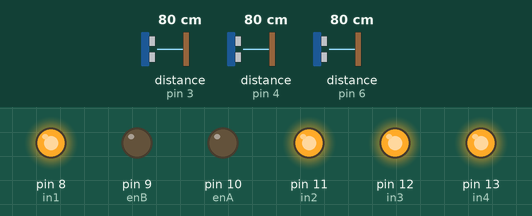
Recording of a sketch running on a simulated Arduino Uno, built with avr-gcc and run on an emulated ATmega328P. Shown: output pins drawn as LEDs (lit = HIGH). Wiring (inferred from the names in the program): 3 × ultrasonic range finder: trigger pin 2, echo pin 3 / trigger pin 5, echo pin 4 / trigger pin 7, echo pin 6. Dashed ring = blinking. The inputs (shaded band) are chosen by the test bench; at power-on: distance to the obstacle (sensors on pin 6, pin 3, pin 4) 80 cm. The echo pulse lasts 58.3 µs per cm; pins used as bus, display or sensor lines are not drawn; what the sketch prints to the serial monitor is not drawn.

Above: at 2.6 s.
2.7 s: distance to the obstacle (sensor on pin 6) set to 22 cm
6.2 s: distance to the obstacle (sensor on pin 6) set to 19 cm
At 8.5 s:
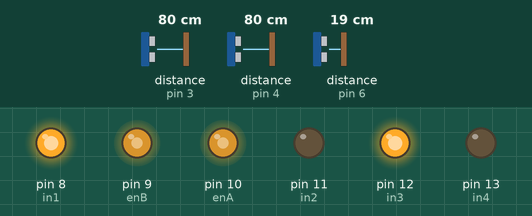
9.7 s: distance to the obstacle (sensor on pin 3) set to 5 cm
12.2 s: distance to the obstacle (sensor on pin 3) set to 2 cm
At 13.56 s:
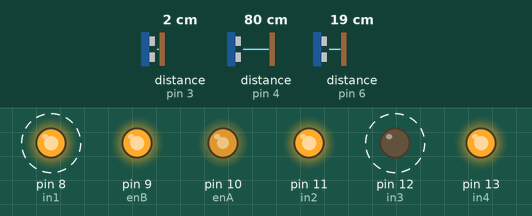
15.8 s: distance to the obstacle (sensor on pin 3) set to 4 cm
At 17.3 s:
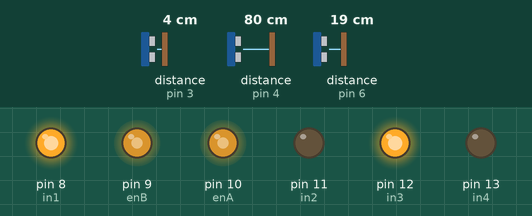
18.3 s: distance to the obstacle (sensor on pin 6) set to 35 cm
At 19.33 s:
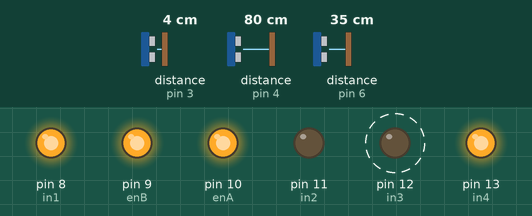
Timing chart, 0 to 22.8 s (numbered marks = the images above; inputs shaded):
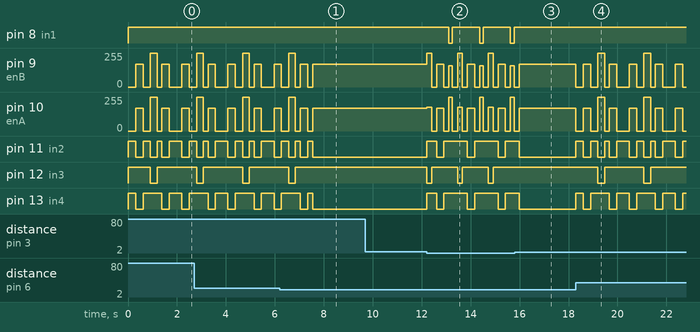

The sketch:

mazerunner.ino
```cpp
int trigL = 7;
int echoL = 6;
int trigF = 5;
int echoF = 4;
int trigR = 2;
int echoR = 3;
int enA = 10;
int in1 = 8;
int in2 = 11;
int enB = 9;
int in3 = 12;
int in4 = 13;
int timeF,timeR,timeL;
int F,R,L;
bool Turning = false;
void setup() {
  // put your setup code here, to run once:
    Serial.begin(9600);
    pinMode(trigF,OUTPUT);
    pinMode(echoF,INPUT);
    pinMode(trigR,OUTPUT);
    pinMode(echoR,INPUT);
    pinMode(trigL,OUTPUT);
    pinMode(echoL,INPUT);
    pinMode(enA,OUTPUT);
    pinMode(in1,OUTPUT);
    pinMode(in2,OUTPUT);
    pinMode(enB,OUTPUT);
    pinMode(in3,OUTPUT);
    pinMode(in4,OUTPUT);
}
void forward() {
      analogWrite(enA,170);
      digitalWrite(in1,1);
      digitalWrite(in2,0);
      analogWrite(enB,170);
      digitalWrite(in3,1);
      digitalWrite(in4,0);
}
void turnleft() {
      analogWrite(enA,255);
      digitalWrite(in1,1);
      digitalWrite(in2,0);
      analogWrite(enB,255);
      digitalWrite(in3,0);
      digitalWrite(in4,1);
}
void turnright() {
      analogWrite(enA,255);
      digitalWrite(in1,0);
      digitalWrite(in2,1);
      analogWrite(enB,255);
      digitalWrite(in3,1);
      digitalWrite(in4,0);
}
void rightfix() {
      analogWrite(enA,180);
      digitalWrite(in1,1);
      digitalWrite(in2,1);
      analogWrite(enB,255);
      digitalWrite(in3,0);
      digitalWrite(in4,1);
}
void leftfix() {
      analogWrite(enA,255);
      digitalWrite(in1,0);
      digitalWrite(in2,1);
      analogWrite(enB,160);
      digitalWrite(in3,1);
      digitalWrite(in4,1);
}
void reverse1() {
      analogWrite(enA,180);
      digitalWrite(in1,0);
      digitalWrite(in2,1);
      analogWrite(enB,160);
      digitalWrite(in3,1);
      digitalWrite(in4,0);
}
void reverse2() {
     analogWrite(enA,180);
     digitalWrite(in1,0);
     digitalWrite(in2,1);
     analogWrite(enB,120);
     digitalWrite(in3,0);
     digitalWrite(in4,1);
}
void stop() {
     analogWrite(enA,0);
     digitalWrite(in1,1);
     digitalWrite(in2,1);
     analogWrite(enB,0);
     digitalWrite(in3,1);
     digitalWrite(in4,1);
}
void TurnAround(){
  stop();
  delay(200);
  reverse2();
  delay(400);
  reverse1();
  delay(460);
  stop();
  delay(200);
  Turning = false;
}
void readSensors(){
  if (Turning == true) {
    return;
    }
  else {
  digitalWrite(trigF, 0);
  delayMicroseconds(2);
  digitalWrite(trigF, 1);//set active 10 microsec
  delayMicroseconds(10);
  digitalWrite(trigF, 0);//read frontEcho, return soundwave in microsec
  timeF = pulseIn(echoF, 1);//max calc time //calc total time
  F = timeF *0.0342/2; //calc  to wall

  digitalWrite(trigR, 0);
  delayMicroseconds(2);
  digitalWrite(trigR, 1);//set active 10 microsec
  delayMicroseconds(10);
  digitalWrite(trigR, 0);//read frontEcho, return soundwave in microsec
  timeR = pulseIn(echoR, 1);//max calc time //calc total time
  R = timeR *0.0342/2; //calc  to wall

  digitalWrite(trigL, 0);
  delayMicroseconds(2);
  digitalWrite(trigL, 1);//set active 10 microsec
  delayMicroseconds(10);
  digitalWrite(trigL, 0);//read frontEcho, return soundwave in microsec
  timeL = pulseIn(echoL, 1);//max calc time //calc total time
  L = timeL *0.0342/2; //calc  to wall
  }
}
// hieu dien the roi tren 1 tai bat ki se co 1 dong dien chay qua
void loop() {
  readSensors();
   if (L >= 20) { // turn left
      Turning = true;
      Serial.println("Rẽ trái");
      stop();
      delay(300);
      forward();
      delay(300);
      stop();
      delay(300);
      turnleft();
      delay(270);
      stop();
      delay(200);
      forward();
      delay(300);
      stop();
      delay(200);
      Turning = false;
   }
   else if (L < 20 && F <= 7 && R > 15) { //turn right
      Serial.println("Rẽ phải");
      Turning = true;
      stop();
      delay(200);
      turnright();
      delay(270);
      stop();
      delay(200);
      forward();
      delay(250);
      stop();
      delay(450);
      Turning = false;
    }
   else if (L <= 8 && F <= 20 && R <= 8){ //around
     Serial.print("Trường hợp đặc biệt:");
     Turning = true;
     stop();
     delay(400);
     forward();
     delay(220);
     stop();
     delay(500);
     Turning = false;
       if (L >= 20) { // turn left
          Serial.println("Rẽ trái");
          Turning = true;
          stop();
          delay(300);
          turnleft();
          delay(270);
          stop();
          delay(200);
          forward();
          delay(300);
          stop();
          delay(200);
          Turning = false;
        }

       else if (L < 20 && F >= 10){//forward
          return;
       }

       else if (L < 20 && F <= 7 && R > 15) { //turn right
        Turning = true;
        stop();
        delay(200);
        turnright();
        delay(270);
        stop();
        delay(200);
        forward();
        delay(350);
        stop();
        delay(200);
        Turning = false;
        }
       else {
          Serial.println("Quay đầu");
          Turning = true;
          TurnAround();
        }
    }
    else{
      if (L <= 2 && F > 10 && R >= 10) {//fix lệch trái
        Turning = true;
        leftfix();
        delay(250);
        stop();
        delay(200);
        forward();
        delay(350);
        stop();
        delay(200);
        rightfix();
        delay(220);
        stop();
        delay(100);
        Turning = false;
      }
      else if (R <= 2 && F > 10 && 10 < L < 20){
        Turning = true;
        rightfix();
        delay(200);
        stop();
        delay(200);
        forward();
        delay(300);
        stop();
        delay(200);
        leftfix();
        delay(150);
        stop();
        delay(200);
        Turning = false;
      }
      else{ //forward
        forward();
      }
}
}
```

Measured:
- the behaviour switches between 21 and 20 cm on distance to the obstacle (sensor on pin 6) (found by bisection; images 0 and 1)
- the behaviour switches between 4 and 3 cm on distance to the obstacle (sensor on pin 3) (found by bisection; images 1 and 2)
- after the input at 6.2 s, pin 12 (in3): goes on until 6.8 s, then stays HIGH
- after the input at 9.7 s, every drawn part: stays the same
- after the input at 12.2 s, pin 8 (in1): alternates HIGH for 1.1 s and LOW for 0.15 s, starting after 0.91 s; pin 9 (enB): 170/255 → 255/255 at once, then repeats every 1.3 s: 0/255 0.20 s, 170/255 0.30 s, 0/255 0.20 s, 160/255 0.15 s, 0/255 0.21 s, 255/255 0.20 s
- after the input at 15.8 s, pin 8 (in1), pin 12 (in3): stops changing and stays HIGH
- after the input at 18.3 s, pin 9 (enB), pin 10 (enA): 170/255 → 0/255 at once, then repeats every 1.9 s: 170/255 0.30 s, 0/255 0.30 s, 255/255 0.27 s, 0/255 0.20 s, 170/255 0.30 s, 0/255 0.51 s
- by itself, pin 11 (in2): repeats every 0.47 s: LOW 0.27 s, HIGH 0.20 s, until it stays LOW from 7.5 s
- by itself, pin 12 (in3): alternates HIGH for 1.6 s and LOW for 0.27 s
